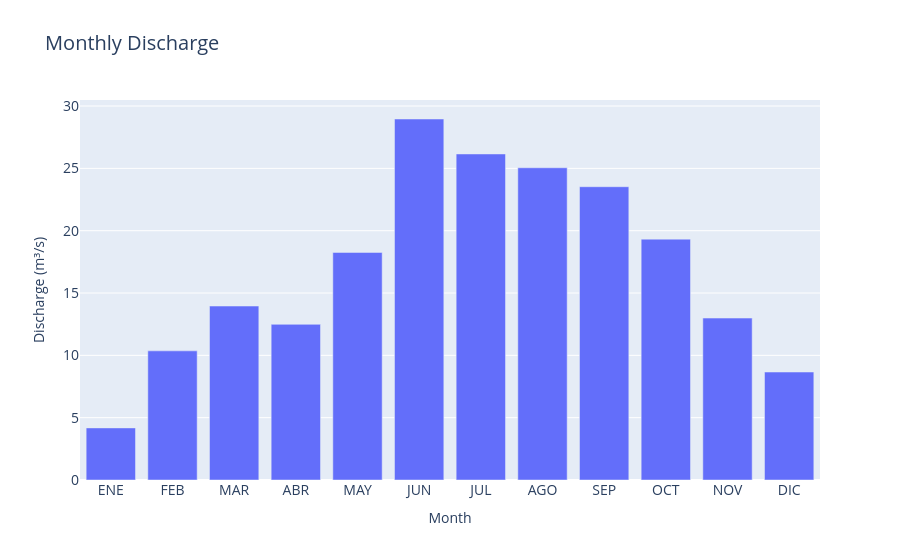

Notebook code cell kept with this figure:
### Code cell
import plotly.express as px

# Agregar columna con abreviaturas de mes en español
meses = ['ENE', 'FEB', 'MAR', 'ABR', 'MAY', 'JUN',
         'JUL', 'AGO', 'SEP', 'OCT', 'NOV', 'DIC']
DISCHARGE_AVERAGE = DISCHARGE_AVERAGE.copy()
DISCHARGE_AVERAGE['Mes'] = [meses[m-1] for m in DISCHARGE_AVERAGE.index]

# Crear gráfico de barras
fig = px.bar(DISCHARGE_AVERAGE,
             x='Mes',
             y='Discharge',
             labels={'Discharge': 'Discharge (m³/s)', 'Mes': 'Month'},
             title='Monthly Discharge')

fig.update_layout(
    xaxis_tickfont=dict(size=14),
    yaxis_tickfont=dict(size=14),
    title_font=dict(size=20)
)

fig.show()

### Figure 1 — Plotly figure (JSON) as saved in the notebook; plotly's stock layout.template omitted (floating-point values rounded to 4 significant figures)
{"data": [{"hovertemplate": "Month=%{x}<br>Discharge (m³/s)=%{y}<extra></extra>", "legendgroup": "", "marker": {"color": "#636efa", "pattern": {"shape": ""}}, "name": "", "orientation": "v", "showlegend": false, "textposition": "auto", "type": "bar", "x": ["ENE", "FEB", "MAR", "ABR", "MAY", "JUN", "JUL", "AGO", "SEP", "OCT", "NOV", "DIC"], "xaxis": "x", "y": [4.179, 10.36, 13.96, 12.49, 18.26, 28.96, 26.16, 25.05, 23.53, 19.32, 12.99, 8.661], "yaxis": "y"}], "layout": {"barmode": "relative", "legend": {"tracegroupgap": 0}, "title": {"font": {"size": 20}, "text": "Monthly Discharge"}, "xaxis": {"anchor": "y", "domain": [0, 1], "tickfont": {"size": 14}, "title": {"text": "Month"}}, "yaxis": {"anchor": "x", "domain": [0, 1], "tickfont": {"size": 14}, "title": {"text": "Discharge (m³/s)"}}}}
